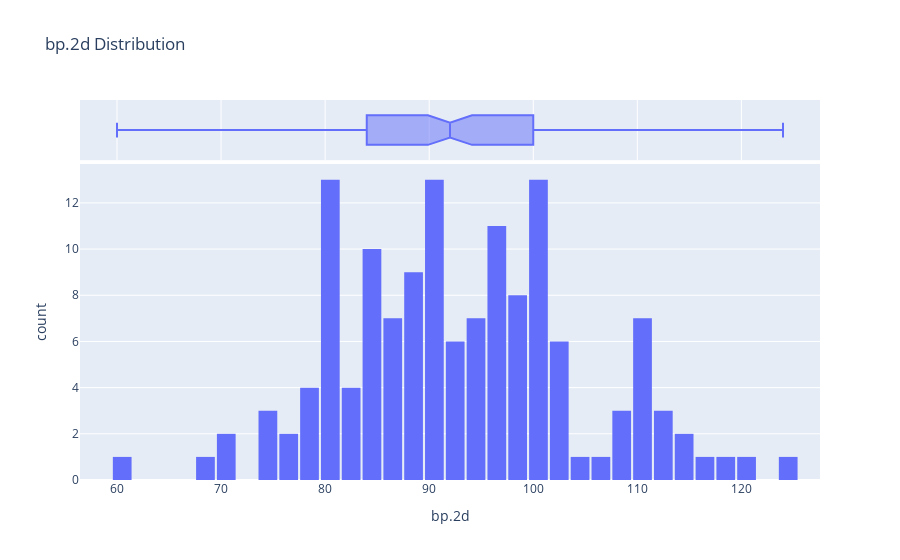

This figure's notebook cell:
### Code cell
fig = px.histogram(df_raw, x='bp.2d', marginal='box', nbins=47, title='bp.2d Distribution')
fig.update_layout(bargap=0.1)
fig.show()

### Figure 1 — Plotly figure (JSON) as saved in the notebook; plotly's stock layout.template omitted (floating-point values rounded to 4 significant figures; data arrays with more than 128 entries replaced by an {"elided": "..."} marker saying what was removed)
{"data": [{"alignmentgroup": "True", "bingroup": "x", "hovertemplate": "bp.2d=%{x}<br>count=%{y}<extra></extra>", "legendgroup": "", "marker": {"color": "#636efa"}, "name": "", "nbinsx": 47, "offsetgroup": "", "orientation": "v", "showlegend": false, "type": "histogram", "x": {"elided": "403 int values"}, "xaxis": "x", "yaxis": "y"}, {"alignmentgroup": "True", "hovertemplate": "bp.2d=%{x}<extra></extra>", "legendgroup": "", "marker": {"color": "#636efa"}, "name": "", "notched": true, "offsetgroup": "", "showlegend": false, "type": "box", "x": {"elided": "403 int values"}, "xaxis": "x2", "yaxis": "y2"}], "layout": {"bargap": 0.1, "barmode": "relative", "legend": {"tracegroupgap": 0}, "title": {"text": "bp.2d Distribution"}, "xaxis": {"anchor": "y", "domain": [0, 1], "title": {"text": "bp.2d"}}, "xaxis2": {"anchor": "y2", "domain": [0, 1], "matches": "x", "showgrid": true, "showticklabels": false}, "yaxis": {"anchor": "x", "domain": [0, 0.8316], "title": {"text": "count"}}, "yaxis2": {"anchor": "x2", "domain": [0.8416, 1], "matches": "y2", "showgrid": false, "showline": false, "showticklabels": false, "ticks": ""}}}
